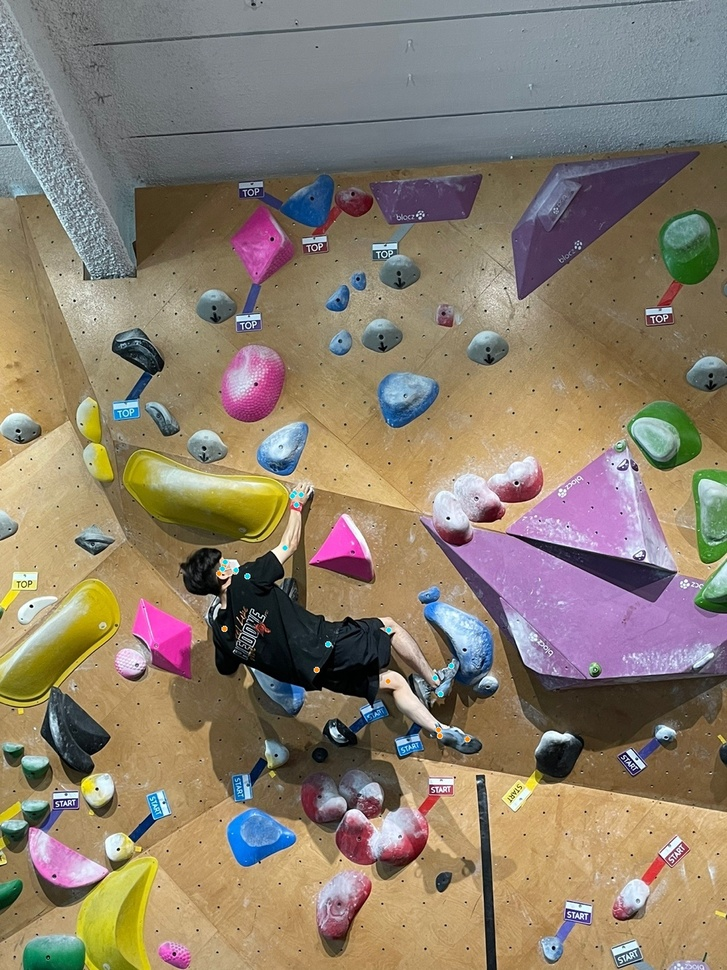
#> input picture openCV/Image/jjw_01.jpg, 727 x 970 px, shrunk from 1080 x 1440 before the run
$ jupyter execute '22. 다각형 근사.ipynb'
#> lines starting #> are read from the running program, lines starting #| are printed output that depends on the picture; after the words box and inside, x2 and y2 are one past the last pixel; in counts of white or black regions, pixels touching at a corner belong together
[cell 1]
import cv2

src = cv2.imread('Image/jjw_01.jpg', cv2.IMREAD_COLOR)
#> src is the input picture: shape (970, 727, 3); mean B, G, R 110.2, 126.6, 139.5

gray = cv2.cvtColor(src, cv2.COLOR_RGB2GRAY)
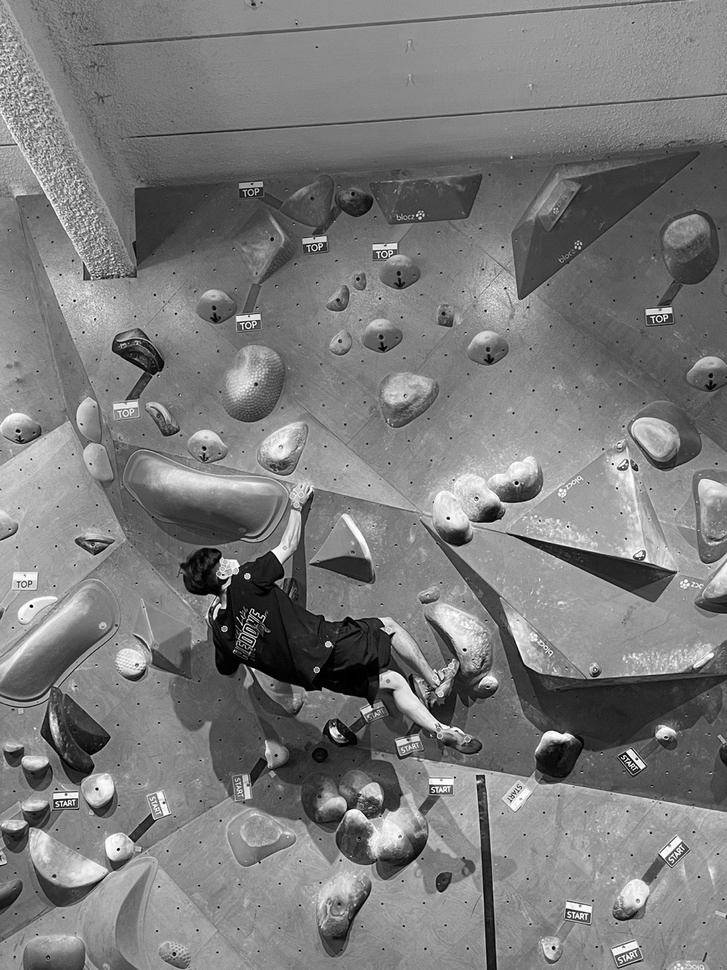
#> gray: shape (970, 727); min 0, max 255, mean 123.2
ret, binary = cv2.threshold(gray, 0, 255, cv2.THRESH_OTSU)
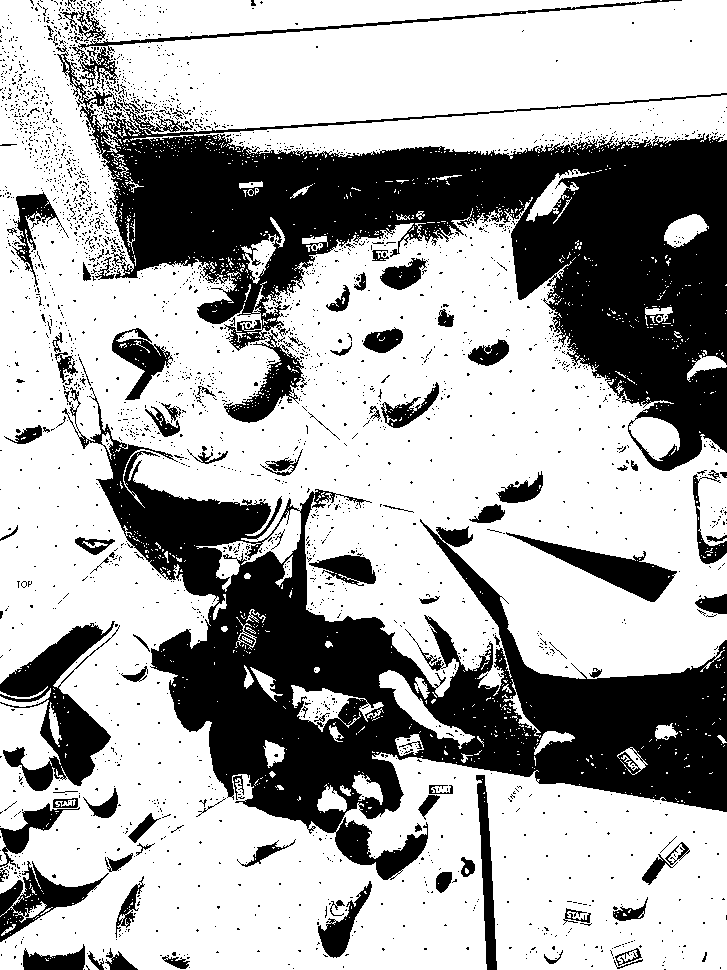
#> binary: shape (970, 727); 66.7% white; 2696 black regions (2588 under 20 px), largest, box (x1, y1, x2, y2) and area: (56, 45, 727, 471) 93529, (62, 387, 727, 880) 90589, (0, 621, 120, 791) 7880
#> ret = 110
binary = cv2.bitwise_not(binary)
#> binary: shape (970, 727); 33.3% white; 2696 white regions (2588 under 20 px)

contours, hierarchy = cv2.findContours(binary, cv2.RETR_LIST, cv2.CHAIN_APPROX_TC89_KCOS)
#> contours = 5056 contours, 4856 with area under 20; largest, box (x1, y1, x2, y2) and area: (56, 45, 727, 471) 100116, (62, 387, 727, 880) 100016, (0, 621, 120, 791) 7736, (506, 532, 677, 602) 3213, (0, 861, 109, 942) 2958

for contour in contours:
    epsilon = cv2.arcLength(contour, True) * 0.02
    approx_poly = cv2.approxPolyDP(contour, epsilon, True)

    for approx in approx_poly:
        cv2.circle(src, tuple(approx[0]), 3, (255, 0, 0), -1)
#> this loop made 5056 passes
#> (epsilon, approx_poly) on passes 1 to 3: (0, [[665, 969]]), (0, [[84, 969]]), (0, [[293, 968]])
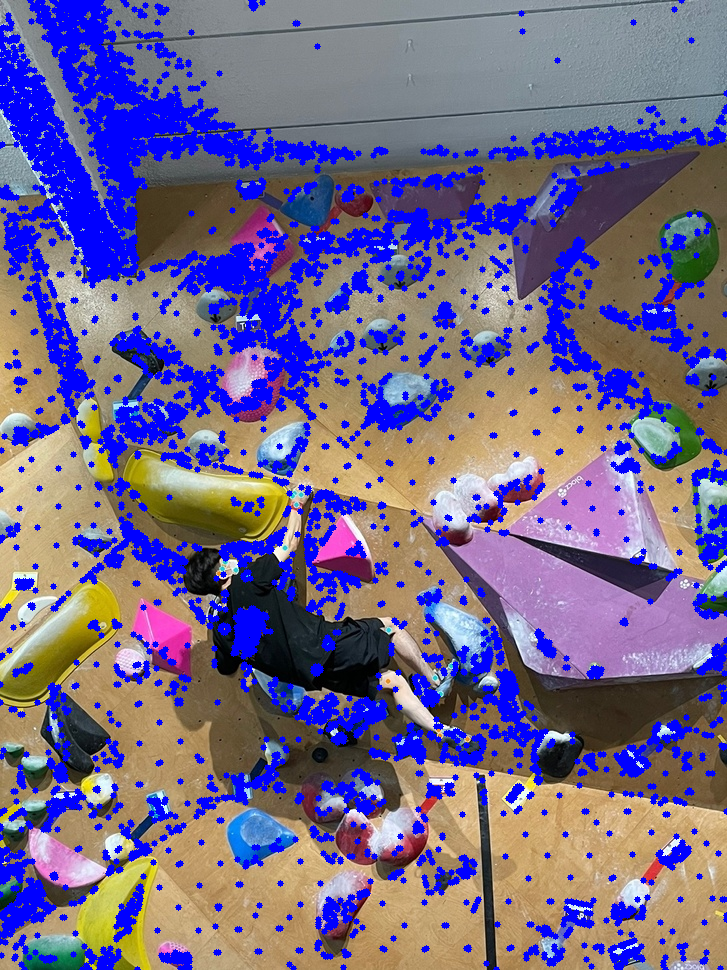
#> src: shape (970, 727, 3); mean B, G, R 140.8, 102.3, 113.5

cv2.imshow("src", src)
cv2.waitKey(0)
cv2.destroyAllWindows()

$ run again, with openCV/Image/beach.jpg copied over openCV/Image/jjw_01.jpg
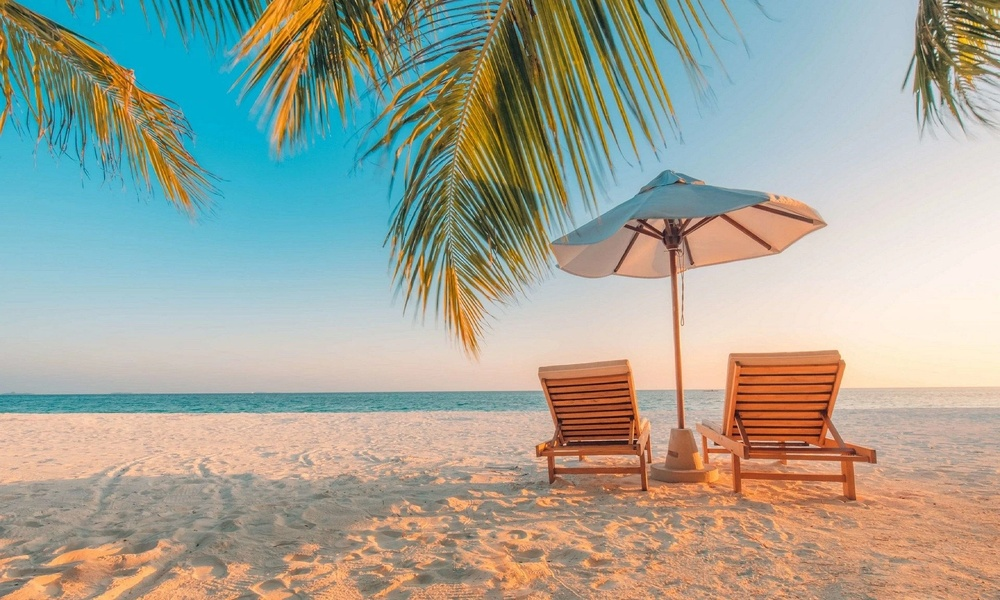
#> input picture openCV/Image/beach.jpg, 1000 x 600 px, shrunk from 1920 x 1152 before the run
#> src is the input picture: shape (600, 1000, 3); mean B, G, R 152.1, 165, 162.8
#> `ret, binary = cv2.threshold(gray, 0, 255, cv2.THRESH_OTSU)`:
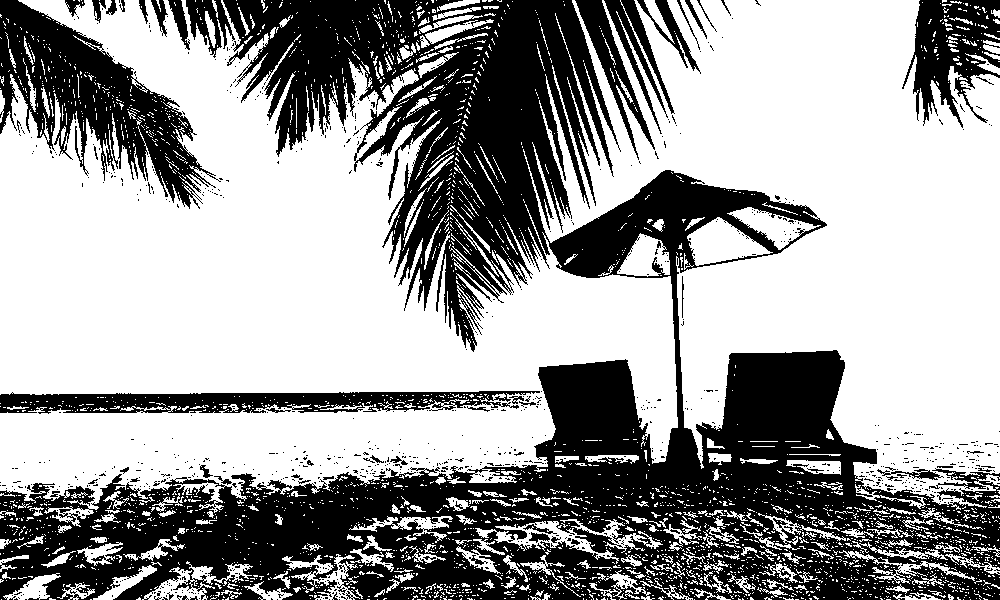
#> binary: shape (600, 1000); 61.3% white; 950 black regions (895 under 20 px), largest, box (x1, y1, x2, y2) and area: (0, 0, 1000, 600) 188070, (0, 0, 221, 209) 17109, (0, 391, 540, 414) 7910
#> ret = 152
#> contours = 6201 contours, 5783 with area under 20; largest, box (x1, y1, x2, y2) and area: (0, 0, 1000, 600) 221632, (0, 0, 221, 209) 17842, (0, 391, 540, 414) 8345, (903, 0, 1000, 128) 6568, (575, 0, 655, 160) 2624
#> the loop `for contour in contours:` made 6201 passes
#> (epsilon, approx_poly) on passes 1 to 3: (0, [[691, 599]]), (0, [[689, 599]]), (0, [[646, 599]])
#> after the loop `for contour in contours:`:
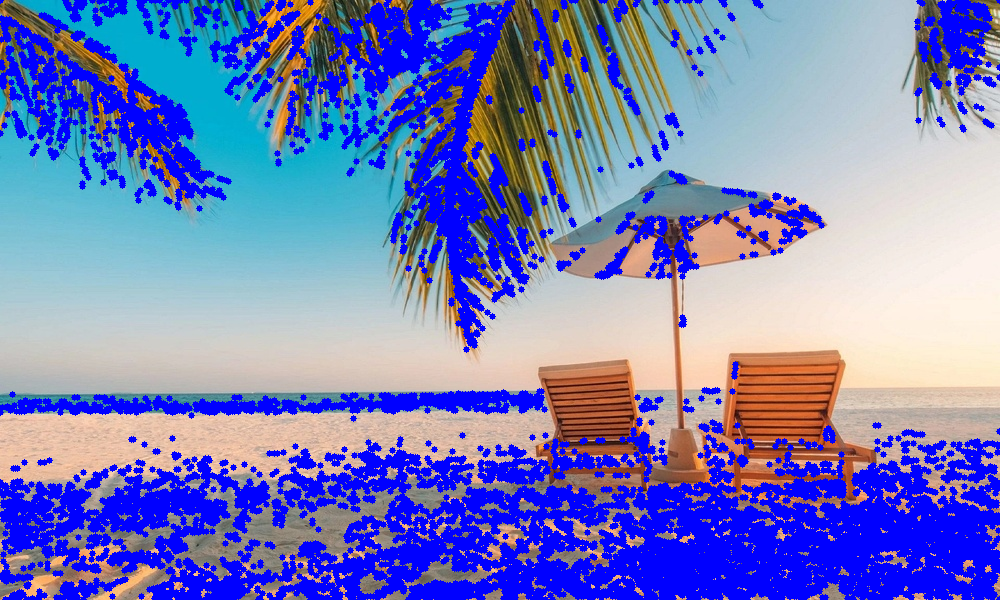
#> src: shape (600, 1000, 3); mean B, G, R 189.3, 125.3, 118.5
